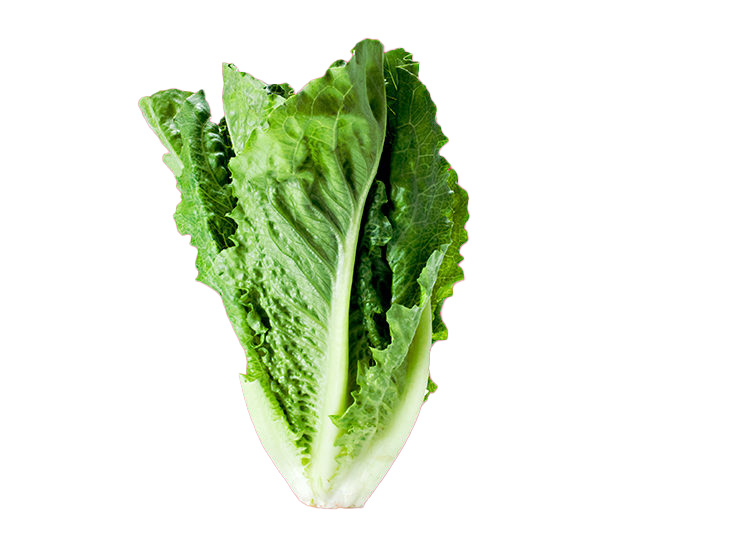
#> input picture Lettuce.jpeg, 732 x 549 px
$ python Lettuce_Harvest.py Lettuce.jpeg
#> lines starting #> are read from the running program, lines starting #| are printed output that depends on the picture
#! /usr/bin/env python3
import cv2 as cv
import numpy as np
import sys

print("Lettuce Harvest")

# Load the image and display it
image = cv.imread(sys.argv[1])
#> image is the input picture: shape (549, 732, 3); mean B, G, R 212.9, 232.2, 222.6

# if a pixel is white, turn it black
def white_to_black(image):
    for i in range(image.shape[0]):
        for j in range(image.shape[1]):
            if image[i][j][0] >= 230 and image[i][j][1] >= 230 and image[i][j][2] >= 230:
                image[i][j][0] = 0
                image[i][j][1] = 0
                image[i][j][2] = 0
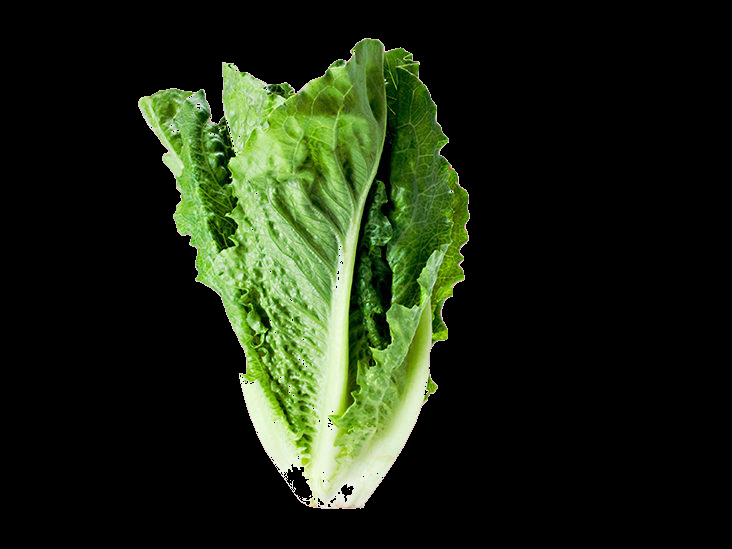
#> image: shape (549, 732, 3); mean B, G, R 19.1, 38.3, 28.7
    return image

image = white_to_black(image)
# separate the image into its channels
(B, G, R) = cv.split(image)
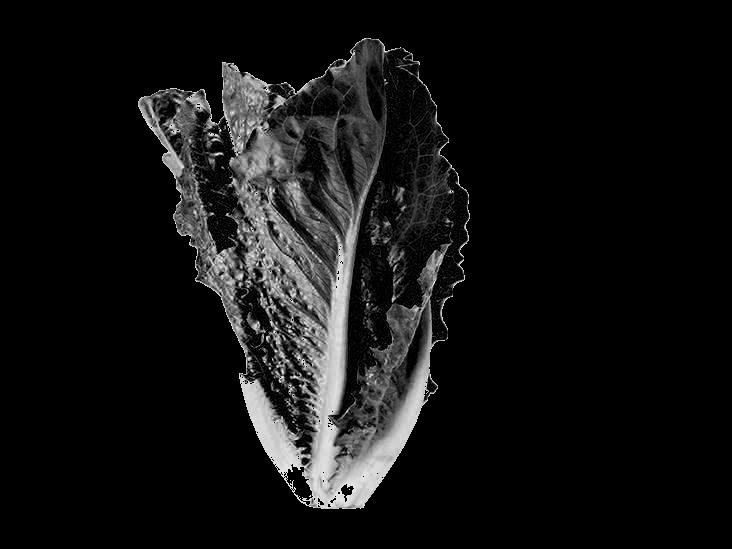
#> B: shape (549, 732); min 0, max 255, mean 19.1
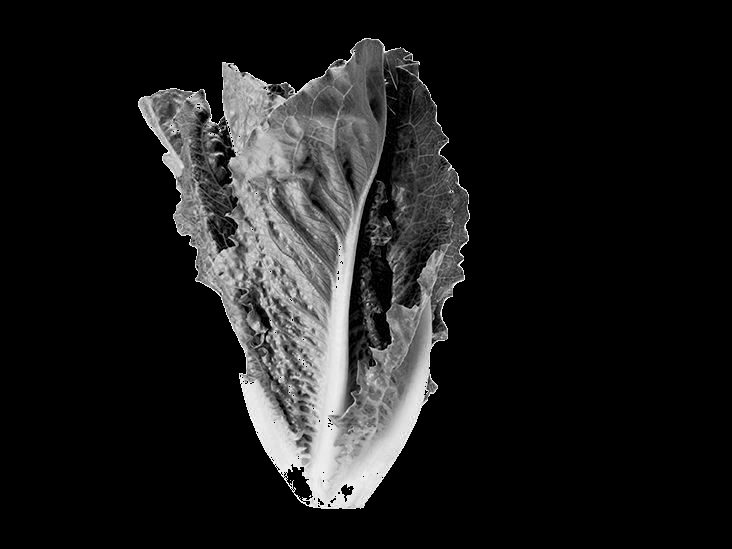
#> R: shape (549, 732); min 0, max 255, mean 28.7

# filter

G[G < 60] = 0
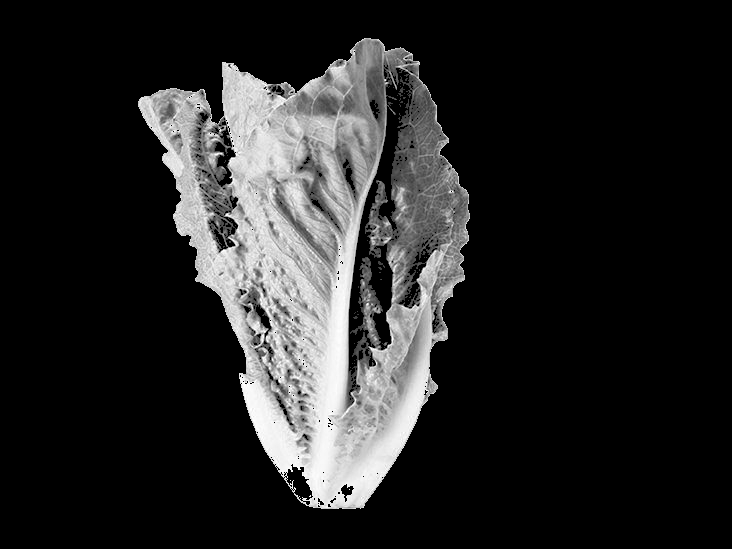
#> G: shape (549, 732); min 0, max 255, mean 37.8

# refine the mask
element = cv.getStructuringElement(cv.MORPH_RECT, (2,2))
mask = cv.erode(G, element, iterations = 3)
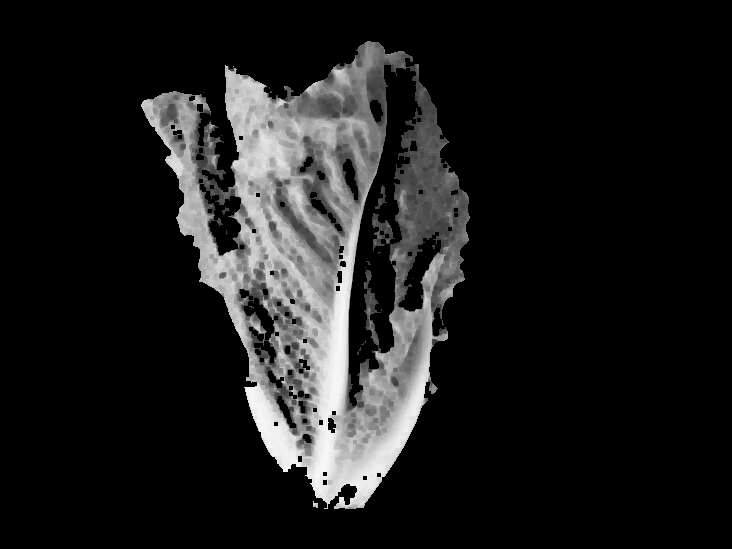
#> mask: shape (549, 732); min 0, max 249, mean 28.3
G = cv.medianBlur(G, 5)
G[G > 60] = 255
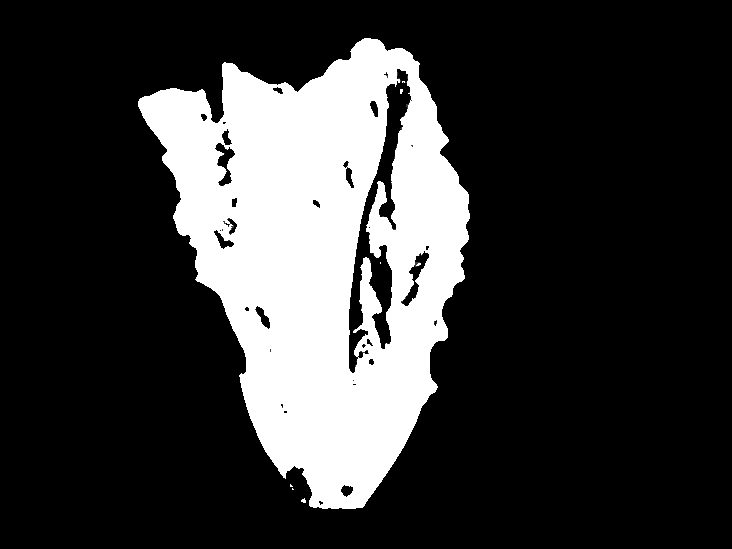
#> G: shape (549, 732); min 0, max 255, mean 56.8
G = cv.dilate(G , element, iterations = 10)
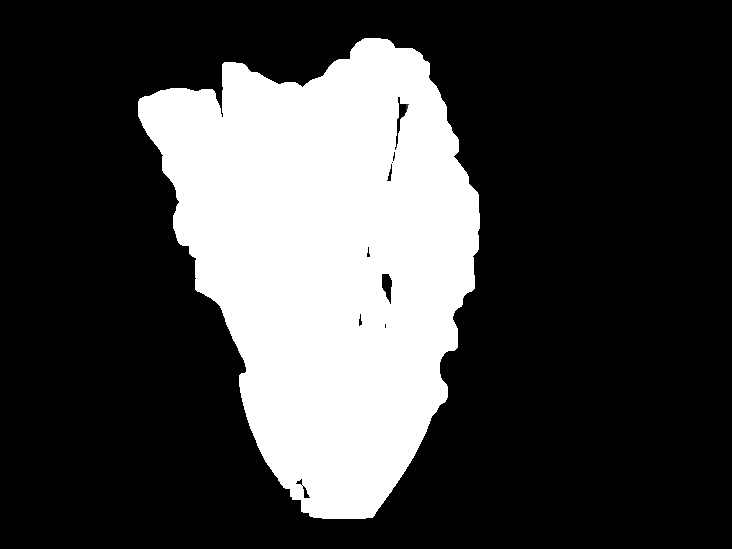
#> G: shape (549, 732); min 0, max 255, mean 67.2

# display the green channel
#cv.imshow("Green", G)

params = cv.SimpleBlobDetector_Params()
params.minDistBetweenBlobs = 10

params.filterByColor = False
#params.minThreshold = 255
#params.maxThreshold = 255

params.filterByArea = True
params.maxArea = 1e40
params.minArea = 1e4

params.filterByCircularity = False
params.minCircularity = 0

params.filterByConvexity = False
params.minConvexity = 0

params.filterByInertia = False
params.minInertiaRatio = 0.1


#> (the run stopped early here; a loop or call above may not have finished)
